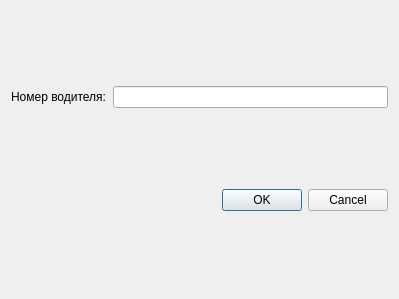
<?xml version="1.0" encoding="UTF-8"?>
<ui version="4.0">
 <class>DeleteEntryDriver</class>
 <widget class="QDialog" name="DeleteEntryDriver">
  <property name="geometry">
   <rect>
    <x>0</x>
    <y>0</y>
    <width>399</width>
    <height>299</height>
   </rect>
  </property>
  <property name="windowTitle">
   <string>Dialog</string>
  </property>
  <layout class="QVBoxLayout" name="verticalLayout">
   <item>
    <layout class="QGridLayout" name="gridLayout">
     <item row="2" column="0">
      <widget class="QLabel" name="label">
       <property name="text">
        <string>Номер водителя:</string>
       </property>
      </widget>
     </item>
     <item row="2" column="1">
      <widget class="QLineEdit" name="idDriverEdit"/>
     </item>
    </layout>
   </item>
   <item>
    <widget class="QDialogButtonBox" name="buttonBox">
     <property name="orientation">
      <enum>Qt::Horizontal</enum>
     </property>
     <property name="standardButtons">
      <set>QDialogButtonBox::Cancel|QDialogButtonBox::Ok</set>
     </property>
    </widget>
   </item>
  </layout>
 </widget>
 <resources/>
 <connections>
  <connection>
   <sender>buttonBox</sender>
   <signal>accepted()</signal>
   <receiver>DeleteEntryDriver</receiver>
   <slot>accept()</slot>
   <hints>
    <hint type="sourcelabel">
     <x>248</x>
     <y>254</y>
    </hint>
    <hint type="destinationlabel">
     <x>157</x>
     <y>274</y>
    </hint>
   </hints>
  </connection>
  <connection>
   <sender>buttonBox</sender>
   <signal>rejected()</signal>
   <receiver>DeleteEntryDriver</receiver>
   <slot>reject()</slot>
   <hints>
    <hint type="sourcelabel">
     <x>316</x>
     <y>260</y>
    </hint>
    <hint type="destinationlabel">
     <x>286</x>
     <y>274</y>
    </hint>
   </hints>
  </connection>
 </connections>
</ui>
